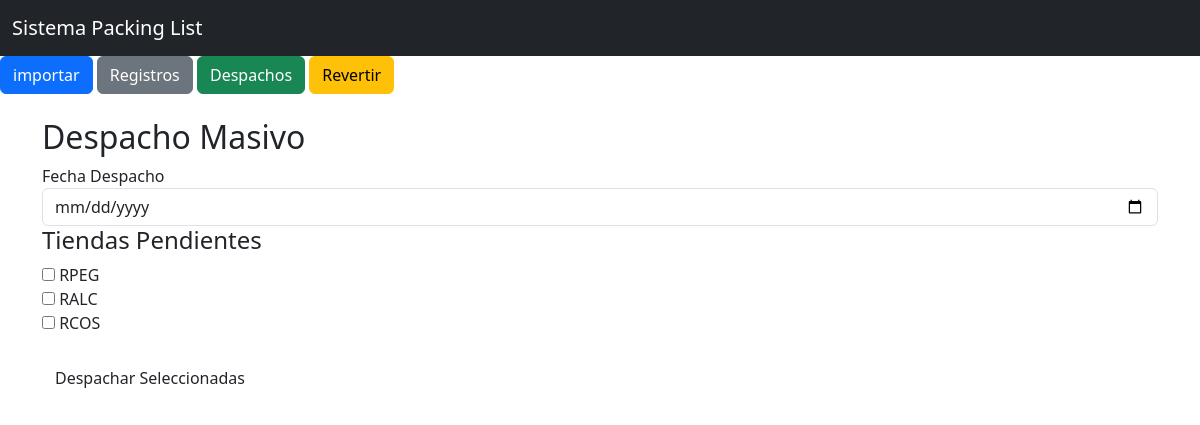
/despachos, run on the app's committed database.
### models.py (models this page shows)
class Consolidado(db.Model):
    __tablename__ = "consolidado"
    id = db.Column(db.Integer, primary_key=True)
    oc = db.Column(db.String(50))
    factura = db.Column(db.String(50))
    destino = db.Column(db.String(20), nullable=False)
    proveedor = db.Column(db.String(150))
    bultos = db.Column(db.Integer, nullable=False)
    unidades = db.Column(db.String(50), nullable=False)
    tipo_carga = db.Column(db.String(50), nullable=False, default="NACIONAL")
    etiqueta = db.Column(db.String(150))
    observacion = db.Column(db.String(500))
    estado = db.Column(db.String(20), nullable=False, default="PENDIENTE")
    origen_archivo = db.Column(db.String(50), nullable=False)
    nombre_archivo = db.Column(db.String(255))
    fecha_carga = db.Column(db.DateTime)
    eliminado = db.Column(db.Boolean, nullable=False, default=False)
    fecha_eliminacion = db.Column(db.DateTime)
    fecha_despacho = db.Column(db.DateTime)

### app.py (the view, shortened to what this page needs)
@app.route("/despachos", methods=["GET", "POST"])
def despachos():
    tiendas = (
        db.session.query(Consolidado.destino)
        .filter(Consolidado.estado == "PENDIENTE", Consolidado.eliminado == False)
        .distinct()
        .all()
    )
    return render_template("despachos.html", tiendas=tiendas)

### templates/despachos.html
{%- extends "base.html" -%}
{%- block contenido -%}
<h2>Despacho Masivo</h2>
<form method="POST" action="/despachos">
    <div class="mb-3"
        <label class="form-label">Fecha Despacho</label>
        <input type="date" name="fecha_despacho" class="form-control" required>
    <h4>Tiendas Pendientes</h4>
    {% for tienda in tiendas %}
    <div class=""form-check">
        <input class=""form-check-input" type="checkbox" name="tiendas" value="{{ tienda[0]}}">
        <label class=""form-check-label">
            {{ tienda[0]}}
        </label>
    </div>
    {% endfor %}
    <br>
    <button type=""submit" class="btn btn-succcess">Despachar Seleccionadas</button>
</form>
{%- endblock -%}

### data on the page
Consolidado: destino "RPEG"
Consolidado: destino "RALC"
Consolidado: destino "RCOS"
